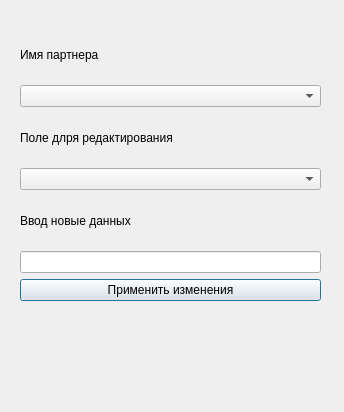
<?xml version="1.0" encoding="UTF-8"?>
<ui version="4.0">
 <class>Data_edit</class>
 <widget class="QDialog" name="Data_edit">
  <property name="geometry">
   <rect>
    <x>0</x>
    <y>0</y>
    <width>344</width>
    <height>412</height>
   </rect>
  </property>
  <property name="windowTitle">
   <string>Мастер пол | Изменение данных</string>
  </property>
  <widget class="QWidget" name="gridLayoutWidget">
   <property name="geometry">
    <rect>
     <x>20</x>
     <y>30</y>
     <width>301</width>
     <height>271</height>
    </rect>
   </property>
   <layout class="QVBoxLayout" name="verticalLayout">
    <item>
     <widget class="QLabel" name="label">
      <property name="text">
       <string>Имя партнера</string>
      </property>
     </widget>
    </item>
    <item>
     <widget class="QComboBox" name="comboBox_user_name_for_de"/>
    </item>
    <item>
     <widget class="QLabel" name="label_2">
      <property name="text">
       <string>Поле длря редактирования</string>
      </property>
     </widget>
    </item>
    <item>
     <widget class="QComboBox" name="comboBox_user_data_change"/>
    </item>
    <item>
     <widget class="QLabel" name="label_3">
      <property name="text">
       <string>Ввод новые данных</string>
      </property>
     </widget>
    </item>
    <item>
     <widget class="QLineEdit" name="lineEdit_user_data_Edit"/>
    </item>
    <item>
     <widget class="QPushButton" name="pushButton_save_data_edit">
      <property name="text">
       <string>Применить изменения</string>
      </property>
     </widget>
    </item>
   </layout>
  </widget>
 </widget>
 <resources/>
 <connections/>
</ui>
